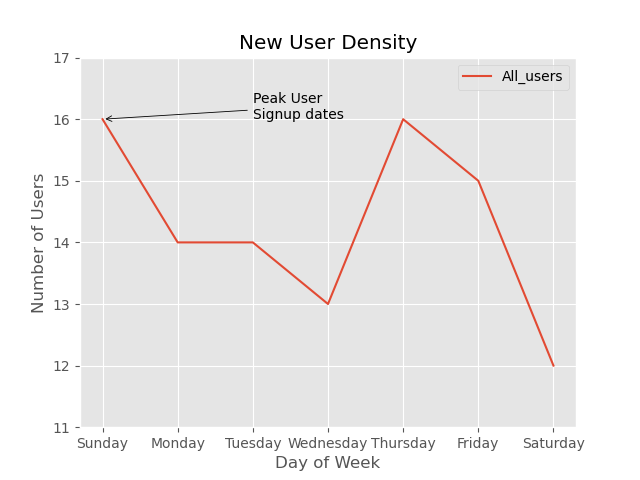

The Python source for this figure:
from matplotlib import pyplot as plt
import pandas as pd
plt.style.use('ggplot')

data = pd.read_csv('WeekDayUser.csv')
#print(data)

dayOfWeek = data['day_name']
numOfUsers = data['COUNT(*)']
plt.plot(dayOfWeek, numOfUsers, label = 'All_users')
plt.legend()
plt.ylim(min(numOfUsers)-1, max(numOfUsers)+1)
plt.title('New User Density')
plt.xlabel('Day of Week')
plt.ylabel('Number of Users')
plt.annotate('Peak User \nSignup dates', 
             xy=("Sunday", 16), arrowprops=dict(arrowstyle='->', color = 'black', lw = 0.6), xytext= ("Tuesday", 16))
plt.show()
